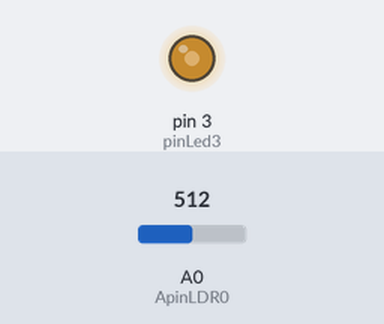
Simulated run of this sketch. Board: Arduino Uno, built with avr-gcc and run on an emulated ATmega328P. On the bench: output pins drawn as LEDs (lit = HIGH). The test bench sets the inputs (shaded band); at power-on: A0 (ApinLDR0) = 512.

Above: at 1.2 s.
1.3 s: A0 (ApinLDR0) set to 716
At 1.6 s:
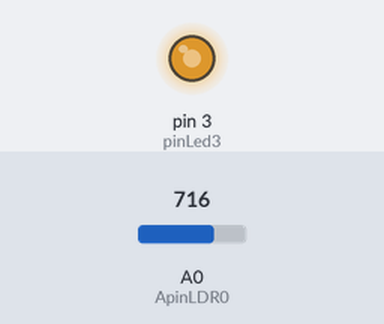
2.8 s: A0 (ApinLDR0) set to 900
At 3.9 s:
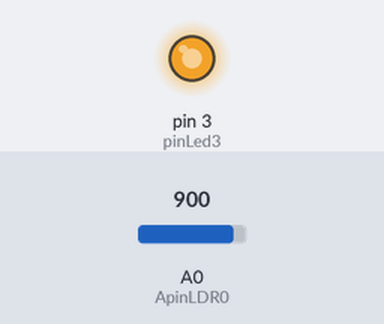
4.3 s: A0 (ApinLDR0) set to 122
At 5.1 s:
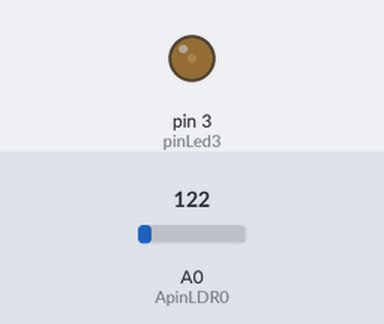
5.8 s: A0 (ApinLDR0) set to 0
At 6.2 s:
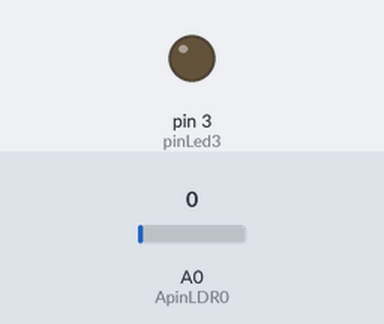
Timing chart, 0 to 8.3 s (numbered marks = the images above; inputs shaded):
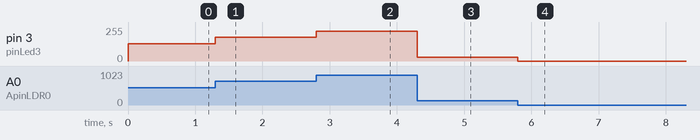

Measured:
- after the input at 1.3 s, pin 3 (pinLed3): 128/255 → 179/255 at once
- after the input at 2.8 s, pin 3 (pinLed3): 179/255 → 225/255 at once
- after the input at 4.3 s, pin 3 (pinLed3): 225/255 → 30/255 at once
- after the input at 5.8 s, pin 3 (pinLed3): 30/255 → 0/255 at once

The sketch:

ejemplo2.ino
```cpp
//Actuadores
int pinLed3 = 3;


//Sensores
int ApinLDR0 = 0;
int medLDR0 = 0;

//Instrucciones
int pwmLed3 = 0;


void setup(){
pinMode(pinLed3, OUTPUT);

}

void loop(){

medLDR0 = analogRead(ApinLDR0);
pwmLed3 = medLDR0/4;
analogWrite(pinLed3, pwmLed3);


}
```
